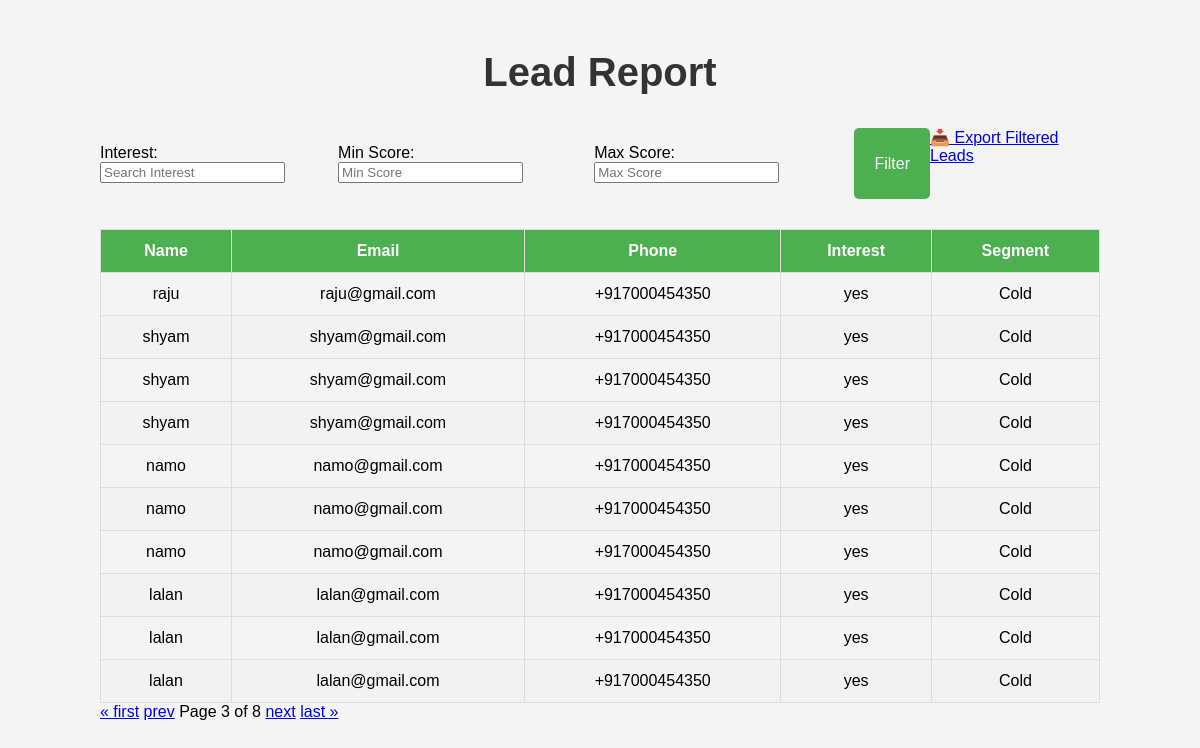
The app's page /report/?page=3 with its own data.
### leads/models.py (models this page shows, shortened)
class Lead(models.Model):
    name = models.CharField(max_length=100)
    email = models.EmailField()
    phone = models.CharField(max_length=15)
    interest = models.CharField(max_length=100)
    score = models.IntegerField(default=0)
    segment = models.CharField(max_length=50, blank=True, null=True)
    timestamp = models.DateTimeField(default=timezone.now)  # Timestamp field for when the lead is created

### leads/views.py (the view)
# urls.py: path('report/', views.report_view, name='report'),
def report_view(request):
    leads = Lead.objects.all()
    form = LeadFilterForm(request.GET or None)
    if form.is_valid():
        interest = form.cleaned_data.get('interest')
        min_score = form.cleaned_data.get('min_score')
        max_score = form.cleaned_data.get('max_score')
        if interest:
            leads = leads.filter(interest__icontains=interest)
        if min_score is not None:
            leads = leads.filter(score__gte=min_score)
        if max_score is not None:
            leads = leads.filter(score__lte=max_score)
    paginator = Paginator(leads, 10)
    page_number = request.GET.get('page')
    page_obj = paginator.get_page(page_number)
    return render(request, 'report.html', {'page_obj': page_obj, 'form': form})

### leads/forms.py
class LeadFilterForm(forms.Form):
    interest = forms.CharField(
        required=False,
        label='Interest',
        widget=forms.TextInput(attrs={'class': 'form-control', 'placeholder': 'Search Interest'})
    )
    min_score = forms.IntegerField(
        required=False,
        label='Min Score',
        widget=forms.NumberInput(attrs={'class': 'form-control', 'placeholder': 'Min Score'})
    )
    max_score = forms.IntegerField(
        required=False,
        label='Max Score',
        widget=forms.NumberInput(attrs={'class': 'form-control', 'placeholder': 'Max Score'})
    )

### templates/report.html (shortened to what this page needs)
{% load static %}
<!DOCTYPE html>
<html lang="en">
<head>
    <link rel="stylesheet" href="{% static 'css/report.css' %}">
</head>
<body>
    <div class="container">
        <h2>Lead Report</h2>
        <form method="get" class="filter-form">
            {{ form.as_p }}
            <button type="submit" class="btn">Filter</button>
            <a href="{% url 'export_leads_csv' %}?interest={{ request.GET.interest }}&min_score={{ request.GET.min_score }}&max_score={{ request.GET.max_score }}" class="btn">📥 Export Filtered Leads</a>
        </form>
        <table class="lead-table">
            <thead>
                <tr>
                    <th>Name</th>
                    <th>Email</th>
                    <th>Phone</th>
                    <th>Interest</th>
                    <th>Segment</th>
                </tr>
            </thead>
            <tbody>
                {% for lead in page_obj %}
                <tr>
                    <td>{{ lead.name }}</td>
                    <td>{{ lead.email }}</td>
                    <td>{{ lead.phone }}</td>
                    <td>{{ lead.interest }}</td>
                    <td>{{ lead.segment }}</td>
                </tr>
                {% empty %}
                <tr><td colspan="5">No leads match the filters.</td></tr>
                {% endfor %}
            </tbody>
        </table>
        <div class="pagination">
            {% if page_obj.has_previous %}
                <a href="?page=1">&laquo; first</a>
                <a href="?page={{ page_obj.previous_page_number }}">prev</a>
            {% endif %}
            <span>Page {{ page_obj.number }} of {{ page_obj.paginator.num_pages }}</span>
            {% if page_obj.has_next %}
                <a href="?page={{ page_obj.next_page_number }}">next</a>
                <a href="?page={{ page_obj.paginator.num_pages }}">last &raquo;</a>
            {% endif %}
        </div>
    </div>
</body>
</html>

### static/css/report.css (style rules this page uses)
body { font-family: Arial, sans-serif; background-color: #f4f4f4; margin: 0; padding: 0; }
h2 { text-align: center; font-size: 2.5rem; margin-top: 30px; color: #333; }
.container { width: 90%; max-width: 1000px; margin: 0 auto; padding: 20px; }
.filter-form { display: flex; justify-content: center; margin-bottom: 30px; }
.filter-form button { padding: 12px 20px; background-color: #4CAF50; color: white; border: none; border-radius: 5px; font-size: 1rem; cursor: pointer; transition: background-color 0.3s ease; }
.lead-table { width: 100%; border-collapse: collapse; margin-top: 20px; border: 1px solid #ccc; }
.lead-table th, .lead-table td { padding: 12px; text-align: center; border: 1px solid #ddd; }
.lead-table th { background-color: #4CAF50; color: white; }
.lead-table tr:nth-child(even) { background-color: #f2f2f2; }

### records on screen
Lead: name "raju", email "raju@gmail.com", phone "+917000454350", interest "yes", segment "Cold"
Lead: name "shyam", email "shyam@gmail.com", phone "+917000454350", interest "yes", segment "Cold"
Lead: name "shyam", email "shyam@gmail.com", phone "+917000454350", interest "yes", segment "Cold"
Lead: name "shyam", email "shyam@gmail.com", phone "+917000454350", interest "yes", segment "Cold"
Lead: name "namo", email "namo@gmail.com", phone "+917000454350", interest "yes", segment "Cold"
Lead: name "namo", email "namo@gmail.com", phone "+917000454350", interest "yes", segment "Cold"
Lead: name "namo", email "namo@gmail.com", phone "+917000454350", interest "yes", segment "Cold"
Lead: name "lalan", email "lalan@gmail.com", phone "+917000454350", interest "yes", segment "Cold"
Lead: name "lalan", email "lalan@gmail.com", phone "+917000454350", interest "yes", segment "Cold"
Lead: name "lalan", email "lalan@gmail.com", phone "+917000454350", interest "yes", segment "Cold"

### other values on screen
{{ page_obj.number }} "3"
{{ page_obj.paginator.num_pages }} "8"
